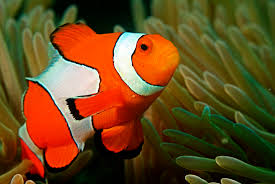
#> input picture DynamicColorDetection/nemo0.jpg, 275 x 184 px, given in place of the camera
$ python multiple_color_track.py
#> lines starting #> are read from the running program, lines starting #| are printed output that depends on the picture; after the words box and inside, x2 and y2 are one past the last pixel; in counts of white or black regions, pixels touching at a corner belong together
# import libraries
import cv2 as cv
import numpy as np
import imutils

# Capturing the video feed
cap = cv.VideoCapture(0)

while True:
	# read the frames
	_, frame = cap.read()
#> frame is the input picture: shape (184, 275, 3); mean B, G, R 30.5, 72.3, 103

	# convert to hsv
	hsv = cv.cvtColor(frame, cv.COLOR_BGR2HSV)
#> hsv: shape (184, 275, 3); mean H, S, V 31.3, 198.9, 112

	# defining the Range of Red color
	red_lower = np.array([136,87,111],np.uint8)
	red_upper = np.array([180,255,255],np.uint8)

	# defining the Range of Blue color
	blue_lower=np.array([99,115,150],np.uint8)
	blue_upper=np.array([110,255,255],np.uint8)

	# defining the Range of yellow color
	yellow_lower=np.array([22,60,200],np.uint8)
	yellow_upper=np.array([60,255,255],np.uint8)

	# finding the range of red, blue, yellow color in the image
	red = cv.inRange(hsv, red_lower, red_upper)
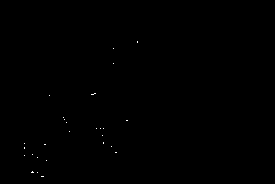
#> red: shape (184, 275); 0.08% white in thin lines or dots, all inside (x1, y1, x2, y2) = (24, 41, 138, 177)
	blue = cv.inRange(hsv, blue_lower, blue_upper)
#> blue: shape (184, 275); 0.01% white in thin lines or dots, all inside (x1, y1, x2, y2) = (52, 41, 118, 144)
	yellow = cv.inRange(hsv, yellow_lower, yellow_upper)
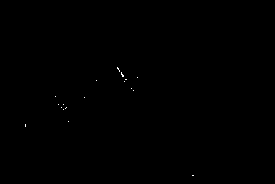
#> yellow: shape (184, 275); 0.07% white in thin lines or dots, all inside (x1, y1, x2, y2) = (25, 67, 194, 176)

	# Morphological transformation, dilation
	kernel = np.ones((5, 5), "uint8")

	red = cv.dilate(red, kernel)
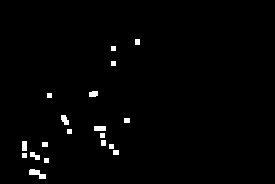
#> red: shape (184, 275); 1.4% white; 19 white regions, largest, box (x1, y1, x2, y2) and area: (29, 169, 46, 179) 94, (94, 126, 106, 131) 60, (61, 115, 69, 125) 57
	res = cv.bitwise_and(frame, frame, mask = red)

	blue = cv.dilate(blue, kernel)
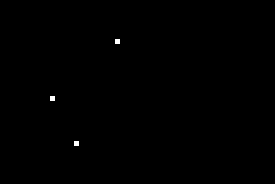
#> blue: shape (184, 275); 0.15% white; 3 white regions, box (x1, y1, x2, y2) and area: (115, 39, 120, 44) 25, (50, 96, 55, 101) 25, (74, 141, 79, 146) 25
	res1 = cv.bitwise_and(frame, frame, mask = blue)

	yellow = cv.dilate(yellow, kernel)
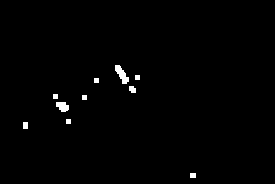
#> yellow: shape (184, 275); 0.92% white; 10 white regions
	res2 = cv.bitwise_and(frame, frame, mask = yellow)

	# tracking the red color
	cnts = cv.findContours(red, cv.RETR_TREE, cv.CHAIN_APPROX_SIMPLE)
#> cnts = 19 contours, 8 with area under 20; largest, box (x1, y1, x2, y2) and area: (29, 169, 46, 179) 70, (94, 126, 106, 131) 44, (61, 115, 69, 125) 42, (22, 141, 27, 151) 36, (89, 91, 98, 97) 36
	cnts = imutils.grab_contours(cnts)

	for i, c in enumerate(cnts):
		area = cv.contourArea(c)
		if area > 300:
			(x, y, w, h) = cv.boundingRect(c)
			frame = cv.rectangle(frame, (x, y), (x + w, y + h), (0, 0,255), 2)
			cv.putText(frame, "RED color", (x, y), cv.FONT_HERSHEY_SIMPLEX, 0.7, (0, 0,255))
#> this loop made 19 passes
#> (c, area) on passes 5, 7, 8, 9, 12, 13, 19: ([[113, 150], [113, 154], [118, 154], [118, 150]], 20), ([[42, 142], [42, 146], [47, 146], [47, 142]], 20), ([[22, 141], [22, 150], [26, 150], [26, 141]], 36), ([[101, 140], [101, 145], [105, 145], [105, 140]], 20), ([[94, 126], [94, 130], [105, 130], [105, 126]], 44), ([[124, 118], [124, 122], [129, 122], [129, 118]], 20), ([[135, 39], [135, 44], [139, 44], [139, 39]], 20)
#> area on passes 1, 4, 14, 16: 70, 34, 42, 36

	# tracking the blue color
	cnts = cv.findContours(blue, cv.RETR_TREE, cv.CHAIN_APPROX_SIMPLE)
#> cnts = 3 contours, all with area under 20
	cnts = imutils.grab_contours(cnts)

	for i, c in enumerate(cnts):
		area = cv.contourArea(c)
		if area > 300:
			(x, y, w, h) = cv.boundingRect(c)
			frame = cv.rectangle(frame, (x, y), (x+w, y+h), (255, 0, 0), 2)
			cv.putText(frame, "BLUE color", (x, y), cv.FONT_HERSHEY_SIMPLEX, 0.7, (255, 0, 0))
#> this loop made 3 passes
#> c on passes 1 to 3: [[74, 141], [74, 145], [78, 145], [78, 141]], [[50, 96], [50, 100], [54, 100], [54, 96]], [[115, 39], [115, 43], [119, 43], [119, 39]]

	# tracking the yellow color
	cnts = cv.findContours(yellow, cv.RETR_TREE, cv.CHAIN_APPROX_SIMPLE)
#> cnts = 10 contours, 5 with area under 20; largest, box (x1, y1, x2, y2) and area: (115, 65, 129, 84) 109, (56, 102, 69, 112) 78, (129, 86, 136, 93) 29, (23, 122, 28, 129) 24, (190, 173, 196, 178) 20
	cnts = imutils.grab_contours(cnts)

	for i, c in enumerate(cnts):
		area = cv.contourArea(c)
		if area > 300:
			(x, y, w, h) = cv.boundingRect(c)
			frame = cv.rectangle(frame, (x, y), (x+w, y+h), (0, 255, 250), 2)
			cv.putText(frame, "YELLOW color", (x, y), cv.FONT_HERSHEY_SIMPLEX, 0.7, (0, 255, 250))
#> this loop made 10 passes
#> area on passes 4, 7, 10: 78.5, 29, 109
#> (c, area) on passes 1 to 2: ([[190, 173], [190, 177], [195, 177], [195, 173]], 20), ([[23, 122], [23, 128], [27, 128], [27, 122]], 24)

	# show output
	cv.namedWindow("Color Tracking", cv.WINDOW_NORMAL)
	cv.imshow("Color Tracking", frame)

	# cv.namedWindow("Mask", cv.WINDOW_NORMAL)
	# cv.imshow("Mask", res)

	if cv.waitKey(10) & 0xFF == ord('q'):
#> (key q is pressed here)
		cap.release()
		cv.destroyAllWindows()
		break
